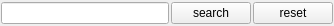
<ui version="4.0" stdsetdef="1" >
  <author></author>
  <comment></comment>
  <exportmacro></exportmacro>
  <class>Form1</class>
  <widget class="QWidget" name="Form1" >
    <property name="geometry" >
      <rect>
        <x>0</x>
        <y>0</y>
        <width>334</width>
        <height>26</height>
      </rect>
    </property>
    <property name="sizePolicy" >
      <sizepolicy>
        <hsizetype>5</hsizetype>
        <vsizetype>0</vsizetype>
        <horstretch>0</horstretch>
        <verstretch>0</verstretch>
      </sizepolicy>
    </property>
    <property name="windowTitle" >
      <string>Form1</string>
    </property>
    <layout class="QHBoxLayout" >
      <property name="margin" >
        <number>1</number>
      </property>
      <property name="spacing" >
        <number>2</number>
      </property>
      <item>
        <widget class="QLineEdit" name="BV_searchlineedit" >
          <property name="sizePolicy" >
            <sizepolicy>
              <hsizetype>5</hsizetype>
              <vsizetype>0</vsizetype>
              <horstretch>0</horstretch>
              <verstretch>0</verstretch>
            </sizepolicy>
          </property>
        </widget>
      </item>
      <item>
        <widget class="QPushButton" name="BV_search" >
          <property name="sizePolicy" >
            <sizepolicy>
              <hsizetype>0</hsizetype>
              <vsizetype>0</vsizetype>
              <horstretch>0</horstretch>
              <verstretch>0</verstretch>
            </sizepolicy>
          </property>
          <property name="text" >
            <string>search</string>
          </property>
        </widget>
      </item>
      <item>
        <widget class="QPushButton" name="BV_resetsearch" >
          <property name="sizePolicy" >
            <sizepolicy>
              <hsizetype>0</hsizetype>
              <vsizetype>0</vsizetype>
              <horstretch>0</horstretch>
              <verstretch>0</verstretch>
            </sizepolicy>
          </property>
          <property name="text" >
            <string>reset</string>
          </property>
        </widget>
      </item>
    </layout>
  </widget>
  <layoutdefault spacing="6" margin="11" />
  <pixmapfunction>qPixmapFromMimeSource</pixmapfunction>
</ui>
